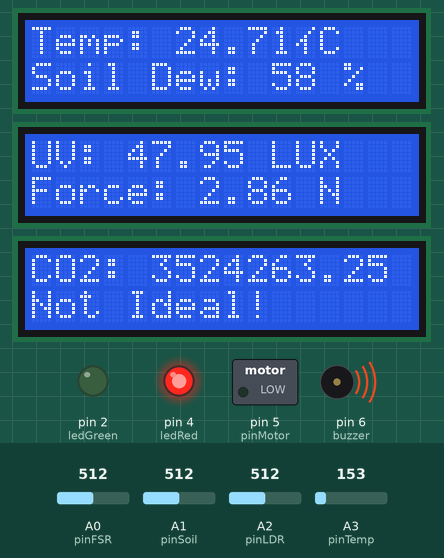
Recording of a sketch running on a simulated Arduino Uno, built with avr-gcc and run on an emulated ATmega328P. Shown: 3 × 16×2 character LCD, switched loads named in the sketch (green lamp = pin HIGH), output pins drawn as LEDs (lit = HIGH), buzzer (waves = sounding). Inputs (shaded band) come from the test bench; at power-on: A3 (pinTemp) = 153, A0 (pinFSR) = 512, A1 (pinSoil) = 512, A2 (pinLDR) = 512. What the sketch prints to the serial monitor is not drawn.

Above: at 1.3 s.
1.4 s: A3 (pinTemp) set to 133
At 2.6 s:
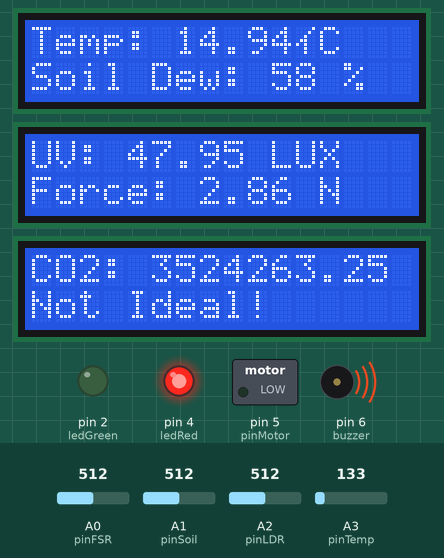
2.9 s: A3 (pinTemp) set to 111
At 3.6 s:
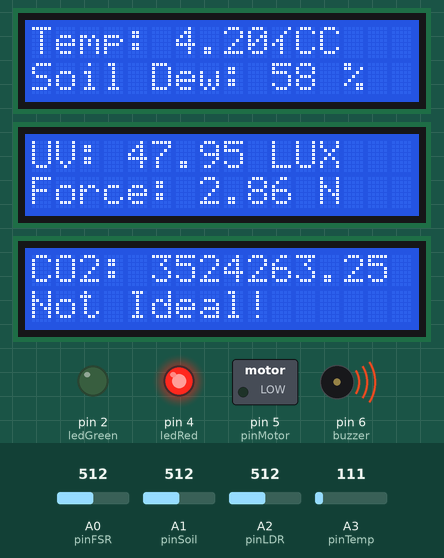
4.4 s: A0 (pinFSR) set to 441
At 5.2 s:
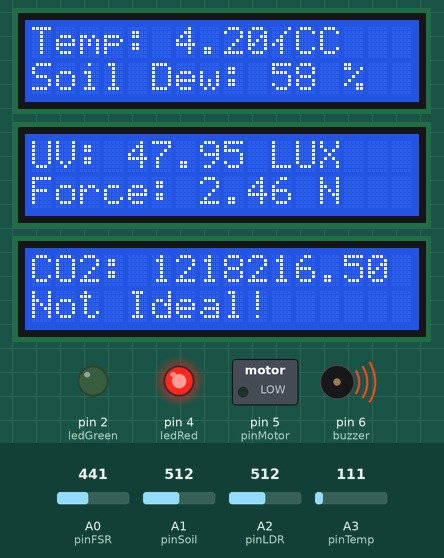
6.0 s: A0 (pinFSR) set to 410
At 7.3 s:
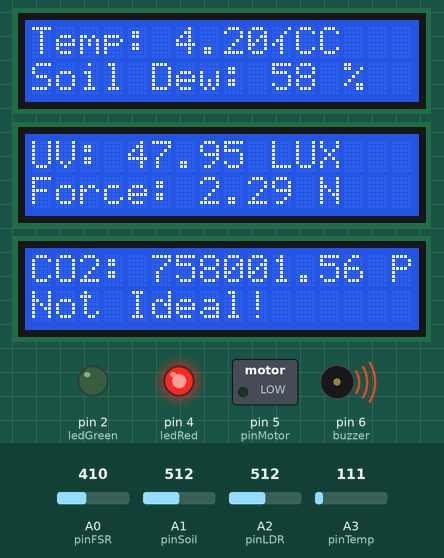
7.6 s: A1 (pinSoil) set to 97
At 7.9 s:
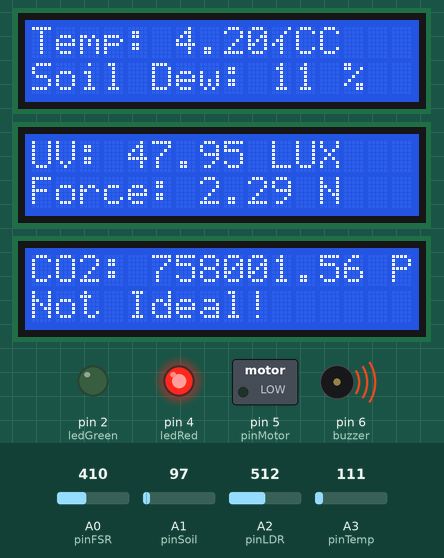
9.1 s: A1 (pinSoil) set to 78
At 9.5 s:
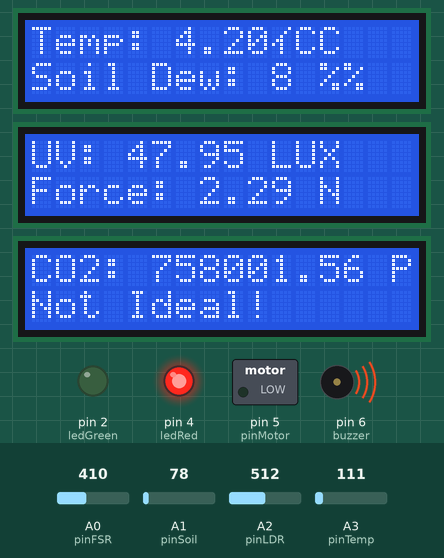
Timing chart, 0 to 11.6 s (numbered marks = the images above; inputs shaded):
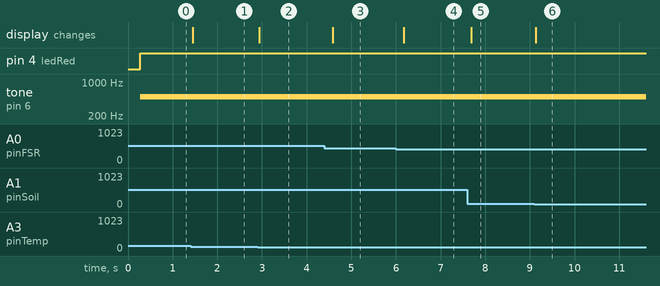

The sketch:

simple_smart_farming_with_gas_and_force_parameter.ino
```cpp
//aridoutofrange -- Ramadhirra Azzahra Putri

//LCD Library
#include <Adafruit_LiquidCrystal.h>

Adafruit_LiquidCrystal lcd_1(32);
Adafruit_LiquidCrystal lcd_2(33);
Adafruit_LiquidCrystal lcd_3(34);

//Defining Pins
#define pinTemp 3
#define pinSoil 1
#define pinLDR 2
#define pinMotor 5
#define pinFSR 0
#define ledRed 4
#define ledGreen 2

//Gas Sensor
#define pinGas 0
#define resLoad 1
#define slope - 0.263
#define resO 20
#define gradient 0.42

//Lux Sensor
#define MAX_ADC_READING 1023
#define ADC_REF_VOLTAGE 5.0
#define REF_RESISTANCE 10000
#define LUX_CALC_SCALAR 125235178.3654270
#define LUX_CALC_EXPONENT - 1.604568157

int ldrRawData;
int buzzer = 6;
int fsrReading;
int fsrVoltage;

float fsrForce;
float resistorVoltage, ldrVoltage;
float ldrResistance;
float ldrLux;

void setup() {
  pinMode(pinTemp, INPUT);
  pinMode(pinSoil, INPUT);
  pinMode(pinMotor, OUTPUT);
  pinMode(pinLDR, INPUT);
  pinMode(pinFSR, INPUT);
  pinMode(pinGas, INPUT);
  pinMode(ledRed, OUTPUT);
  pinMode(ledGreen, OUTPUT);
  Serial.begin(9600);

  lcd_1.begin(16, 2);
  lcd_2.begin(16, 2);
  lcd_3.begin(16, 2);

}

void loop() {
  // Read Temperature Sensor
  int temp = analogRead(pinTemp); // Analog Value
  float voltage = temp * (5000 / 1024.0);
  float temperature = (voltage - 500) / 10; //Converted Value (in Celsius)

  // Read Soil Moisture Sensor
  int soil = analogRead(pinSoil); // Analog Value
  int moisture_data_new = map(soil, 0, 876, 0, 100); //Converted Value (in Percentage)

  // Read UV sensor
  ldrRawData = analogRead(pinLDR); // Analog Value
  resistorVoltage = (float) ldrRawData / MAX_ADC_READING * ADC_REF_VOLTAGE;
  ldrVoltage = ADC_REF_VOLTAGE - resistorVoltage;
  ldrResistance = ldrVoltage / resistorVoltage * REF_RESISTANCE;
  ldrLux = LUX_CALC_SCALAR * pow(ldrResistance, LUX_CALC_EXPONENT); //Converted Value (in Lux)

  //Read Force Sensor
  fsrReading = analogRead(pinFSR); //Analog Value
  fsrVoltage = map(fsrReading, 0, 1023, 0, 5000);
  fsrForce = fsrVoltage / 876.2; //Converted Value (in Newton)

  //Read Gas Sensor
  float VRL; //Voltage drop
  float sensorRes; //Sensor resistance
  float ratio; //Ratio
  int gas = analogRead(pinGas); //Analog Value
  VRL = analogRead(pinGas) * (5.0 / 1023.0);
  sensorRes = ((5.0 * resLoad) / VRL) - resLoad; //Formula to get the value of sensor resistance
  ratio = sensorRes / resO; // Formula to find the ratio
  float ppm = pow(10, ((log10(ratio) - gradient) / slope)); //Formula to calculate ppm

  //Print to LCD
  lcd_1.setCursor(0, 0);
  lcd_1.print("Temp: ");
  lcd_1.print(temperature);
  lcd_1.print("\262C");

  lcd_1.setCursor(0, 1);
  lcd_1.print("Soil Dew: ");
  lcd_1.print(moisture_data_new);
  lcd_1.print(" %");

  lcd_2.setCursor(0, 0);
  lcd_2.print("UV: ");
  lcd_2.print(ldrLux);
  lcd_2.print(" LUX");

  lcd_2.setCursor(0, 1);
  lcd_2.print("Force: ");
  lcd_2.print(fsrForce);
  lcd_2.print(" N");

  lcd_3.setCursor(0, 0);
  lcd_3.print("CO2: ");
  lcd_3.print(ppm);
  lcd_3.print(" PPM");

  //Conditional Statement
  if (moisture_data_new > 60 || moisture_data_new < 20 &&
    temperature < 15 || temperature > 24 &&
    ldrLux < 30 || ldrLux > 120 &&
    fsrForce > 5 || ppm < 800 || ppm > 2000) {
    lcd_3.setCursor(0, 1);
    lcd_3.print("Not Ideal!");
    tone(buzzer, 500, 700);
    digitalWrite(ledRed, HIGH);
    digitalWrite(ledGreen, LOW);
  } else {
    analogWrite(pinMotor, 50);
    lcd_3.setCursor(0, 1);
    lcd_3.print("            ");
    lcd_3.setCursor(0, 1);
    lcd_3.print("Ideal");
    digitalWrite(ledRed, LOW);
    digitalWrite(ledGreen, HIGH);
    delay(50);
  }

  //Print to Serial Monitor
  Serial.print("Temperature : ");
  Serial.print(temperature);
  Serial.print(" C \t");

  Serial.print("Soil Moisture : ");
  Serial.print(moisture_data_new);
  Serial.print(" % \t");

  Serial.print("UV Meter: ");
  Serial.print(ldrLux);
  Serial.print(" LUX \n");

  Serial.print("Force : ");
  Serial.print(fsrForce);
  Serial.print(" N \t");

  Serial.print("CO2 : ");
  Serial.print(ppm);
  Serial.print(" PPM \t");
}
```

Measured:
- the behaviour switches between 123 and 122 on A3 (pinTemp) (found by bisection; images 1 and 2)
- the behaviour switches between 429 and 428 on A0 (pinFSR) (found by bisection; images 3 and 4)
- the behaviour switches between 88 and 87 on A1 (pinSoil) (found by bisection; images 5 and 6)
- after the input at 1.4 s, the display: changes at once (image 1)
- after the input at 2.9 s, the display: changes at once (image 2)
- after the input at 4.4 s, the display: changes after 0.18 s (image 3)
- after the input at 6.0 s, the display: changes after 0.17 s (image 4)
- after the input at 7.6 s, the display: changes after 0.09 s (image 5)
- after the input at 9.1 s, the display: changes at once (image 6)
